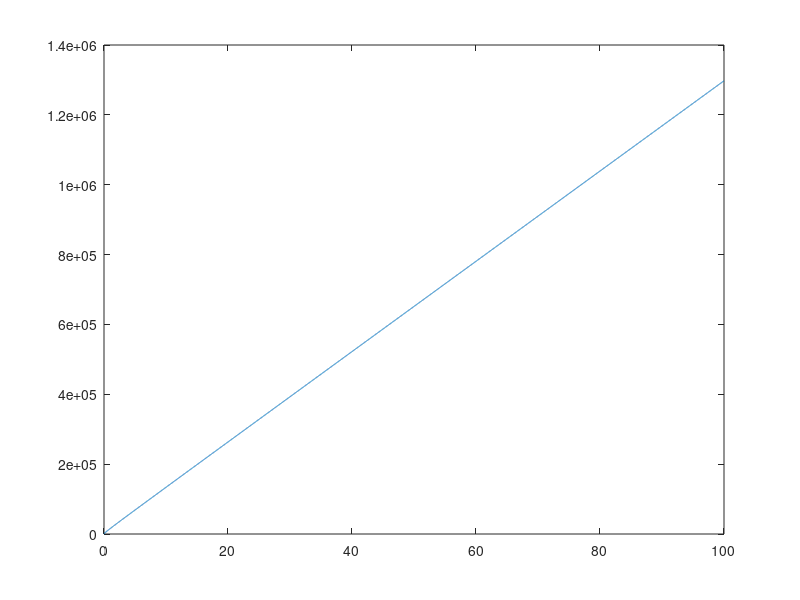

Here is the MATLAB script that generated this plot: (Note: this script raises an error after producing the figure.)
function spiral_waveform_generate
%==========const.=================
max_sample = 18000; %Set in the PPE
gamma = 42577.46778; %Hz/mT
gr_dwell = 0.0064; %in ms
gr_max_str = 40; % in mT/m
gr_max_slewRate = 80; %in mT/m/s

%=========Scan Parameters============
Par.FOV_xy = 0.210;%FOV in M/P in m
Par.FOV_z = 0.040;  %FOV in S in m
Par.VOX_xy = 0.010; %Voxel size in M/P in m
Par.VOX_z = 0.010;  %Voxel size in S in m
%============END=====================

kz_max = 2 * pi / Par.VOX_z;
kxy_max = 2 * pi / Par.VOX_xy;

fun_Rz = @(kz, kz_max)(1+2 * abs(kz) ./ kz_max); %undersample profile in z (User define)
fun_Rr = @(r, kzy_max)(1.5 + abs(r) ./ kxy_max);  %undersample profile in z (User define)
%% Kz and Rz(undersample profile in z)
delta_kz = 2 * pi / Par.FOV_z;
kz = cat(2, fliplr(-delta_kz:-delta_kz:-kz_max),0:delta_kz:kz_max);
Rz = fun_Rz(kz,kz_max);
%%
%Based on equation 1 - 4 in paper "Single shot whole brain imaging using spherical stack of spirals trajectories"
%Mode: Kxy = r(t) * exp(i * theta(t));
current_t = 0;
current_r = 0;
current_rp = 10;
current_rpp = 0;%gr_max_slewRate;

% while(current_t < 100)
tspan = [current_t:gr_dwell: 100];
y0 = current_r;
%Conditional #1: always use the max GRxy strength; expression is explict
[t, y]  = ode45(@ODE_gr_str_condition,tspan,y0);
figure(1); plot(t, y);
%Conditional #2: always use the max GR slew rate; expression is implict

yy0 = [current_r; current_rp];
yyp0 = [current_rp; current_rpp];
[tt, yy]  = ode15i(@ODE_gr_slewrate_conditon, tspan, yy0, yyp0);
figure(2); hold on; plot(tt,yy);






%Conditional #2: always use the max GR strength
%Gxy_slewrate = exp(i * theta) / gamma (i *(r''^2)*(FOVxy/Rr)*(2+i*r*FOVxy/Rr-(r/Rr)*(dRr/dr))+r''*(1+i*r(FOVxy/Rr)));
% i = sqrt(-1);
% kxy_max = 2 * pi / Par.VOX_xy;
% fun_Gxy_str = @(r_1st_dev, r, Rr)(abs(1 / gamma * r_1st_dev * (1 + i * r * Par.FOV_xy / Rr)));
% fun_Gxy_slewrate = @(r_2nd_dev, r_1st_dev, r, Rr, dRr_dr)(abs(1 / gamma*(i * (r_1st_dev.^2)*(Par.FOV_xy/Rr)*(2+i*r*Par.FOV_xy/Rr-(r/Rr)*dRr_dr)+r_2nd_dev*(1+i*r(Par.FOV_xy/Rr)))));
%
% %calculation for r
% stop = false;
%
% %initial values
% r(1) = 0;
% Rr(1) = fun_Rr(abs(r(1)+i*kz(5)), kxy_max);
% r_1st_dev(1) = gr_max_str ./ abs(1 + i * r(1) * Par.FOV_xy/Rr) * gamma;
% r_2nd_dev(1) = gr_max_slewRate * gamma -



    function dydt = ODE_gr_str_condition(t,y)
        %Gxy_str = exp(i * theta) / gamma * r' * (1 + i * r * FOVxy / Rr);
        
        Rr = fun_Rr(abs(y+i*kz(5)), kxy_max);
        dydt = gamma * gr_max_str / abs(1 + i * y * Par.FOV_xy / Rr );
    end

    function f = ODE_gr_slewrate_conditon(t, y, yp)
        
        %Gxy_slewrate = abs(exp(i * theta) / gamma (i *(r''^2)*(FOVxy   /Rr)*(2+i*r   *FOVxy/Rr-(r/Rr)*(dRr/dr))+r''  *(1+i*r   *(FOVxy    /Rr))));
        
        %y(1) = r;  yp(1) = r';
        %y(2) = r'; yp(2) = r'';
        Rr = fun_Rr(abs(y(1)+i*kz(5)), kxy_max);
%         Rr_last = fun_Rr(abs(current_r+i*kz(5)), kxy_max);
        %         dRr_dr = (Rr - Rr_last)/(y(1)-current_r);
        dRr_dr = 1.5;
        
        f = [gr_max_slewRate - abs((i .*yp(1).^2.*(Par.FOV_xy/Rr)*(2+i*y(1)*Par.FOV_xy/Rr-(y(1)/Rr)*(dRr_dr))+yp(2)*(1+i*y(1)*(Par.FOV_xy/Rr))))./gamma;...
%             10*yp(2) + 4*y(1) + Rr;
            yp(1) - y(2)];
    end

    function f = my_ODE15i(t, q, dq)
        f = [dq(1)-q(2);10*dq(2) + 4*q(1)];
    end


% dlmwrite('external_spiral_GRwaveforms.dat',waveform,'delimiter','\t');
%
%
% Ta = 70; %ms
% t = [0:gr_dwell:Ta]; %ms
%
% theta = pi .* t ./ sqrt(1 + t ./ Ta);
% radius = rex

end